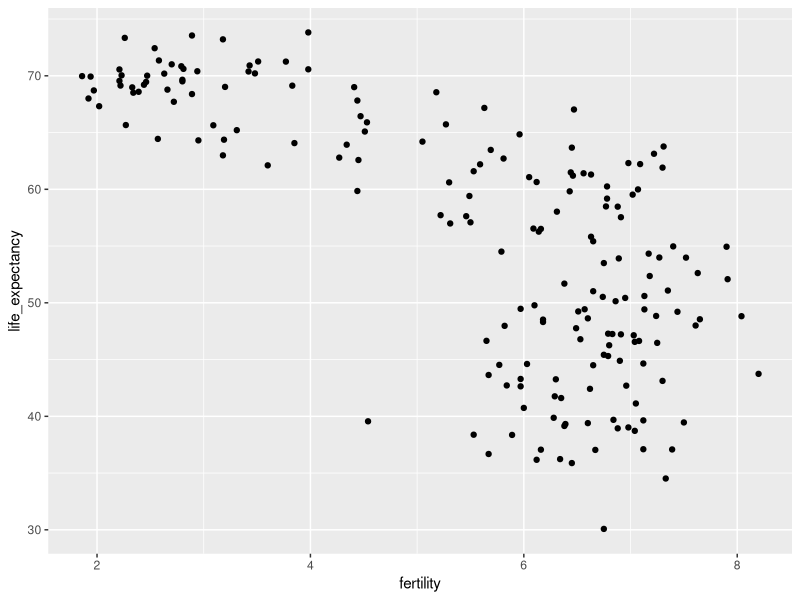
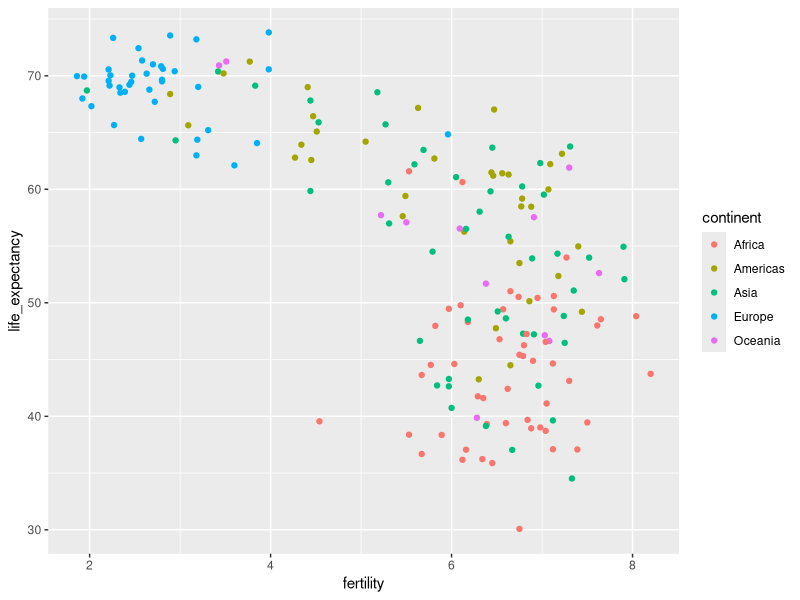

Source code (R) for these figures, in order:
#Data visualization

library(tidyverse)
library(dslabs)
data(gapminder)
gapminder %>% as_tibble()

#---------------------------------------------------------------
filter(gapminder, year == 1962) %>%
  ggplot(aes(fertility, life_expectancy)) +
  geom_point()
 
#-------------------------------------------------------------------------------
filter(gapminder, year == 1962) %>%
  ggplot( aes(fertility, life_expectancy, color = continent)) +
  geom_point() 
